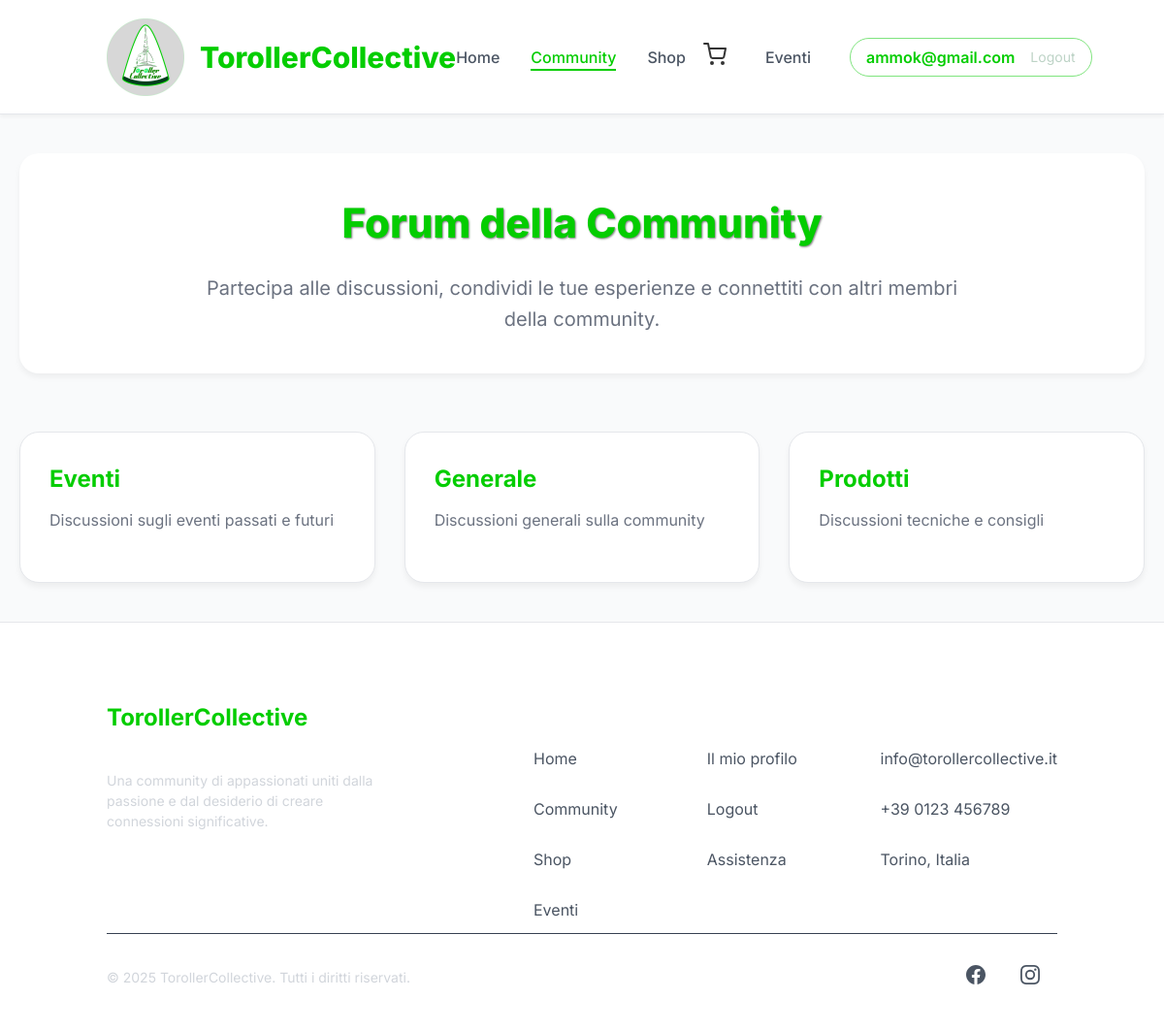
The app's page /community.php (signed in) with its own data.
### tables this page shows
CREATE TABLE `utente` (
  `nome` varchar(50) NOT NULL,
  `cognome` varchar(50) NOT NULL,
  `email` varchar(100) NOT NULL,
  `password` varchar(100) NOT NULL,
  `data_nascita` date NOT NULL,
  `amministratore` tinyint(1) NOT NULL DEFAULT 0,
  `google_id` varchar(255) DEFAULT NULL,
  `facebook_id` varchar(255) DEFAULT NULL,
  `apple_id` varchar(255) DEFAULT NULL
);

CREATE TABLE `forum_categories` (
  `id` int(11) NOT NULL,
  `name` varchar(100) NOT NULL,
  `description` text DEFAULT NULL,
  `created_at` timestamp NOT NULL DEFAULT current_timestamp()
);

### community.php (the view, shortened to what this page needs)
<?php
$isLoggedIn = isset($_SESSION['email']) && isset($_SESSION['password']);
if ($isLoggedIn) {
    $conn = connetti("toroller");
    $create_categories = "CREATE TABLE IF NOT EXISTS forum_categories (
        id INT AUTO_INCREMENT PRIMARY KEY,
        name VARCHAR(100) NOT NULL,
        description TEXT,
        created_at TIMESTAMP DEFAULT CURRENT_TIMESTAMP
    )";
    $create_topics = "CREATE TABLE IF NOT EXISTS forum_topics (
        id INT AUTO_INCREMENT PRIMARY KEY,
        category_id INT,
        user_email VARCHAR(255),
        title VARCHAR(255) NOT NULL,
        content TEXT,
        created_at TIMESTAMP DEFAULT CURRENT_TIMESTAMP,
        FOREIGN KEY (category_id) REFERENCES forum_categories(id),
        FOREIGN KEY (user_email) REFERENCES utente(email)
    )";
    $create_replies = "CREATE TABLE IF NOT EXISTS forum_replies (
        id INT AUTO_INCREMENT PRIMARY KEY,
        topic_id INT,
        user_email VARCHAR(255),
        content TEXT,
        created_at TIMESTAMP DEFAULT CURRENT_TIMESTAMP,
        FOREIGN KEY (topic_id) REFERENCES forum_topics(id),
        FOREIGN KEY (user_email) REFERENCES utente(email)
    )";
    mysqli_query($conn, $create_categories);
    mysqli_query($conn, $create_topics);
    mysqli_query($conn, $create_replies);
    $category_id = isset($_GET['category']) ? (int)$_GET['category'] : null;
    $topic_id = isset($_GET['topic']) ? (int)$_GET['topic'] : null;
    $categories = [];
    $result = mysqli_query($conn, "SELECT * FROM forum_categories ORDER BY name");
    while ($row = mysqli_fetch_assoc($result)) {
        $categories[] = $row;
    }
    $current_topic = null;
    $replies = [];
}
?>
<!DOCTYPE html>
<html lang="it">
<head>
    <?php $basePath = dirname($_SERVER['PHP_SELF']); if ($basePath == '/') $basePath = ''; ?>
    <link rel="stylesheet" href="<?php echo $basePath; ?>/style/header.css">
    <link rel="stylesheet" href="<?php echo $basePath; ?>/style/cart.css">
    <link rel="stylesheet" href="<?php echo $basePath; ?>/style/community.css">
</head>
<body>
    <?php
    include __DIR__ . '/components/header.php';
    $header_content = ob_get_clean();
    if (empty(trim($header_content))) {
        echo "";
    } else {
        echo $header_content;
    }
    ?>
    <div class="forum-container">
        <?php if (!$isLoggedIn): ?>
            <div class="login-prompt">
                <p>Per partecipare alle discussioni devi essere registrato</p>
                <a href="login.php" class="get-started-btn">Accedi</a>
                <span style="margin: 0 10px;">o</span>
                <a href="registrazione.php" class="get-started-btn">Registrati</a>
            </div>
        <?php else: ?>
            <?php if ($topic_id && $current_topic): ?>
                <div class="breadcrumb">
                    <a href="community.php">Forum</a>
                    <span>/</span>
                    <a href="community.php?category=<?php echo $current_topic['category_id']; ?>"><?php echo htmlspecialchars($current_topic['category_name']); ?></a>
                    <span>/</span>
                    <span><?php echo htmlspecialchars($current_topic['title']); ?></span>
                </div>
                <div class="topic-content">
                    <div class="topic-header">
                        <h1 class="topic-title"><?php echo htmlspecialchars($current_topic['title']); ?></h1>
                        <div class="topic-meta">
                            <span class="topic-author"><?php echo htmlspecialchars($current_topic['author_name']); ?></span>
                            <span class="topic-date"><?php echo date('d/m/Y H:i', strtotime($current_topic['created_at'])); ?></span>
                        </div>
                    </div>
                    <div class="topic-body">
                        <?php echo nl2br(htmlspecialchars($current_topic['content'])); ?>
                    </div>
                </div>
                <div class="reply-list">
                    <?php foreach ($replies as $reply): ?>
                        <div class="reply-item">
                            <div class="reply-header">
                                <span class="reply-author"><?php echo htmlspecialchars($reply['author_name']); ?></span>
                                <span class="reply-date"><?php echo date('d/m/Y H:i', strtotime($reply['created_at'])); ?></span>
                            </div>
                            <div class="reply-content">
                                <?php echo nl2br(htmlspecialchars($reply['content'])); ?>
                            </div>
                        </div>
                    <?php endforeach; ?>
                </div>
                <form class="create-reply-form" method="POST">
                    <input type="hidden" name="action" value="create_reply">
                    <input type="hidden" name="topic_id" value="<?php echo $topic_id; ?>">
                    <div class="form-group">
                        <label class="form-label">La tua risposta</label>
                        <textarea class="form-textarea" name="content" required></textarea>
                    </div>
                    <button type="submit" class="form-submit">Rispondi</button>
                </form>
            <?php else: ?>
                <div class="forum-header">
                    <h1 class="forum-title">Forum della Community</h1>
                    <p class="forum-description">Partecipa alle discussioni, condividi le tue esperienze e connettiti con altri membri della community.</p>
                </div>
                <div class="forum-categories">
                    <?php foreach ($categories as $category): ?>
                        <a href="community.php?category=<?php echo $category['id']; ?>" class="category-card">
                            <h2 class="category-title"><?php echo htmlspecialchars($category['name']); ?></h2>
                            <p class="category-description"><?php echo htmlspecialchars($category['description']); ?></p>
                        </a>
                    <?php endforeach; ?>
                </div>
            <?php endif; ?>
        <?php endif; ?>
    </div>
    <div class="footer">
        <div class="footer-content">
            <div class="footer-logo">
                <div class="footer-logo-text">TorollerCollective</div>
                <p class="footer-description">Una community di appassionati uniti dalla passione e dal desiderio di creare connessioni significative.</p>
            </div>
            <div class="footer-links">
                <div class="footer-column">
                    <div class="footer-column-title">Navigazione</div>
                    <a href="index.php" class="footer-link">Home</a>
                    <a href="community.php" class="footer-link">Community</a>
                    <a href="shop.php" class="footer-link">Shop</a>
                    <a href="/eventi.php" class="footer-link">Eventi</a>
                </div>
                <div class="footer-column">
                    <div class="footer-column-title">Account</div>
                    <?php if (!$isLoggedIn): ?>
                    <a href="login.php" class="footer-link">Accedi</a>
                    <a href="registrazione.php" class="footer-link">Registrati</a>
                    <?php else: ?>
                    <a href="#" class="footer-link">Il mio profilo</a>
                    <a href="?logout=1" class="footer-link">Logout</a>
                    <?php endif; ?>
                    <a href="#" class="footer-link">Assistenza</a>
                </div>
                <div class="footer-column">
                    <div class="footer-column-title">Contatti</div>
                    <a href="mailto:info@torollercollective.it" class="footer-link">info@torollercollective.it</a>
                    <a href="tel:+390123456789" class="footer-link">+39 0123 456789</a>
                    <a href="#" class="footer-link">Torino, Italia</a>
                </div>
            </div>
        </div>
        <div class="footer-bottom">
            <div class="footer-copyright">© <?php echo date("Y"); ?> TorollerCollective. Tutti i diritti riservati.</div>
            <div class="footer-social">
                <a href="https://www.facebook.com/share/195xtDc71D/?mibextid=wwXIfr" class="footer-social-icon" target="_blank">
                </a>
                <a href="https://www.instagram.com/torollercollective?utm_source=ig_web_button_share_sheet&igsh=ZDNlZDc0MzIxNw==" class="footer-social-icon"target="_blank">
                </a>
            </div>
        </div>
    </div>
</body>
</html>

### components/header.php (shortened to what this page needs)
<?php
$isLoggedIn = isset($_SESSION['email']) && isset($_SESSION['password']);
$basePath = dirname($_SERVER['PHP_SELF']);
if ($basePath == '/') $basePath = '';
$userEmail = '';
if ($isLoggedIn && isset($_SESSION['email'])) {
    $conn = connetti('toroller');
    if ($conn) {
        $email = mysqli_real_escape_string($conn, $_SESSION['email']);
        $query = "SELECT email, amministratore FROM utente WHERE email = '$email'";
        $result = mysqli_query($conn, $query);
        if ($result && mysqli_num_rows($result) > 0) {
            $user = mysqli_fetch_assoc($result);
            $userEmail = $user['email'];
            $isAdmin = $user['amministratore'] == 1;
        }
    }
}
?>
<div class="header">
    <div class="logo-container">
        <img src="<?php echo $basePath; ?>/assets/logo1.jpg" alt="TorollerCollective Logo" width="80" height="80" style="object-fit: contain;">
        <div class="logo-text">TorollerCollective</div>
    </div>
    <div class="nav-menu">
        <div class="nav-links">
            <a class="nav-link <?php echo basename($_SERVER['PHP_SELF']) === 'index.php' ? 'active' : ''; ?>" href="<?php echo $basePath; ?>/index.php">Home</a>
            <a class="nav-link community-link <?php echo basename($_SERVER['PHP_SELF']) === 'community.php' ? 'active' : ''; ?>" href="<?php echo $basePath; ?>/community.php" data-logged-in="<?php echo $isLoggedIn ? 'true' : 'false'; ?>">Community</a>
            <div class="nav-link-with-icon">
                <a class="nav-link <?php echo basename($_SERVER['PHP_SELF']) === 'shop.php' || basename($_SERVER['PHP_SELF']) === 'checkout.php' ? 'active' : ''; ?>" href="<?php echo $basePath; ?>/shop.php">Shop</a>
                <div class="cart-container">
                    <div id="cartIcon" class="cart-icon">
                    </div>
                </div>
            </div>
            <a class="nav-link <?php echo basename($_SERVER['PHP_SELF']) === 'eventi.php' ? 'active' : ''; ?>" href="<?php echo $basePath; ?>/eventi.php">Eventi</a>
        </div>
        <?php if ($isLoggedIn): ?>
            <div class="user-menu">
                <?php if (isset($isAdmin) && $isAdmin): ?>
                    <a href="<?php echo $basePath; ?>/admin.php" class="user-email"><?php echo htmlspecialchars($userEmail); ?></a>
                <?php else: ?>
                    <a href="<?php echo $basePath; ?>/utente_cambio_pws.php" class="user-email"><?php echo htmlspecialchars($userEmail); ?></a>
                <?php endif; ?>
                <a href="<?php echo $basePath; ?>/?logout=1" class="logout-btn">Logout</a>
            </div>
        <?php endif; ?>
    </div>
</div>

### style/header.css (style rules this page uses)
* { margin: 0; padding: 0; box-sizing: border-box; font-family: 'Inter', sans-serif; }
body { padding-top: 118px; }
.header { width: 100%; height: 118px; display: flex; justify-content: space-between; align-items: center; padding: 0 110px; background-color: #ffffff; position: fixed; top: 0; left: 0; z-index: 1000; border-bottom: 1px solid #e5e7eb; box-shadow: 0 2px 4px rgba(0, 0, 0, 0.05); }
body > .header .user-menu { display: flex; align-items: center; gap: 16px; padding: 8px 16px !important; border: 1px solid #7FE47E; border-radius: 30px; transition: all 0.3s ease; background-color: #ffffff; height: auto; min-height: 40px !important; box-sizing: border-box !important; }
body > .header .user-email { color: #04CD00; font-size: 16px !important; font-weight: 600; text-decoration: none; padding: 0 !important; margin: 0 !important; line-height: normal !important; display: inline-block !important; vertical-align: middle !important; }
body > .header .logout-btn { color: #BDD3C6; text-decoration: none; font-size: 14px; transition: color 0.3s ease; }
body > .header .cart-container { position: relative; display: inline-block; }
.header .logo-container { display: flex; align-items: center; gap: 16px; text-decoration: none; padding: 8px 0; }
.header .logo-text { color: #04CD00; font-size: 30px; font-weight: 800; text-decoration: none; transition: all 0.3s ease; margin: 0; line-height: 1; }
.nav-menu { display: flex; align-items: center; gap: 40px; }
.nav-links { display: flex; align-items: center; gap: 32px; }
.nav-link { color: #4B5563; text-decoration: none; font-weight: 500; position: relative; transition: color 0.3s ease, opacity 0.3s ease, visibility 0.3s ease; }
.community-link { opacity: 1; visibility: visible; }
.nav-link::after { content: ''; position: absolute; bottom: -2px; left: 0; width: 100%; height: 2px; background-color: #04CD00; transform: scaleX(0); transition: transform 0.3s ease; transform-origin: left; }
.nav-link.active { color: #04CD00; }
.nav-link.active::after { transform: scaleX(1); }
.nav-link-with-icon { position: relative; display: flex; align-items: center; gap: 10px; }
.header .user-menu { display: flex; align-items: center; gap: 16px; padding: 8px 16px !important; border: 1px solid #7FE47E; border-radius: 30px; transition: all 0.3s ease; background-color: #ffffff; height: auto; min-height: 40px !important; box-sizing: border-box !important; }
.header .user-email { color: #04CD00; font-size: 16px !important; font-weight: 600; text-decoration: none; padding: 0 !important; margin: 0 !important; line-height: normal !important; display: inline-block !important; vertical-align: middle !important; }
.header .logout-btn { color: #BDD3C6; text-decoration: none; font-size: 14px; transition: color 0.3s ease; }
.header .cart-container { position: relative; display: inline-block; }
.header .cart-icon { cursor: pointer; position: relative; padding: 8px; transition: all 0.3s ease; border-radius: 50%; }

### style/cart.css (style rules this page uses)
.cart-container { position: relative; margin-top: 0 !important; }
.cart-icon { cursor: pointer; }

### style/community.css (style rules this page uses)
.header { z-index: 9998; }
.forum-container { max-width: 1200px; margin: 40px auto; padding: 0 20px; }
.forum-header { text-align: center; margin-bottom: 60px; background: #ffffff; padding: 40px; border-radius: 20px; box-shadow: 0 4px 6px rgba(0, 0, 0, 0.05); }
.forum-title { color: #04CD00; font-size: 42px; font-weight: 800; margin-bottom: 20px; text-shadow: 1px 1px 2px rgba(0, 0, 0, 0.5); }
.forum-description { color: #6B7280; font-size: 20px; line-height: 1.6; max-width: 800px; margin: 0 auto; }
.forum-categories { display: grid; grid-template-columns: repeat(auto-fill, minmax(350px, 1fr)); gap: 30px; margin-bottom: 40px; }
.category-card { background: white; border-radius: 20px; padding: 30px; box-shadow: 0 4px 6px rgba(0, 0, 0, 0.05); position: relative; overflow: hidden; transition: all 0.3s ease; border: 1px solid #E5E7EB; cursor: pointer; text-decoration: none; display: block; }
.category-card::before { content: ''; position: absolute; top: 0; left: 0; width: 100%; height: 4px; background: #04CD00; transform: scaleX(0); transition: transform 0.3s ease; transform-origin: left; }
.category-title { color: #04CD00; font-size: 24px; font-weight: 700; margin-bottom: 12px; }
.category-description { color: #6B7280; font-size: 16px; line-height: 1.6; margin-bottom: 20px; }

### records on screen
utente: email "ammok@gmail.com"
forum_categories: name "Eventi", description "Discussioni sugli eventi passati e futuri"
forum_categories: name "Generale", description "Discussioni generali sulla community"
forum_categories: name "Prodotti", description "Discussioni tecniche e consigli"
